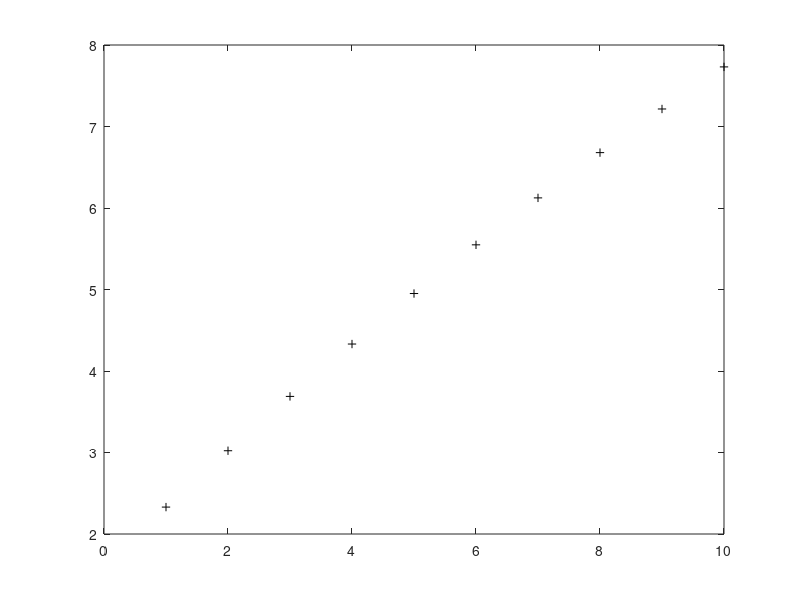

Here is the MATLAB script that generated this plot: (Note: this script raises an error after producing the figure.)
close all; clc

x = 1:10;
y = [2.3302351378277 3.021646007392626 3.688265502673382 4.330982548426512 4.9506541959345896 5.548106765868255 6.124136950169497 6.679512874425665 7.214975122150662 7.73123772233939];

plot(x, y, 'k+'), hold on

a = 20;
b = 0.2;
c = 2 * pi;
d = 3;

for i = 1:d
    s1 = s1 + x * x;
end

for i = 1:d
    s2 = s2 + cos(c * x);
end

f = (-1) * a * exp((-1) * b * sqrt((1 / 3) * s1)) - exp(1 / 3 * s2) + a + exp(1);
plot(x, y, 'm');

cfcnt = fminsearch('ackley', [a b c], [], x, y);

a1 = cfcnt(1); b1 = cfcnt(2); c1 = cfcnt(3);

for i = 1:d
    s2 = s2 + cos(c1 * x);
end

f2 = (-1) * a1 * exp((-1) * b1 * sqrt((1 / 3) * s1)) - exp(1 / 3 * s2) + a1 + exp(1);
plot(x, f2, 'c');